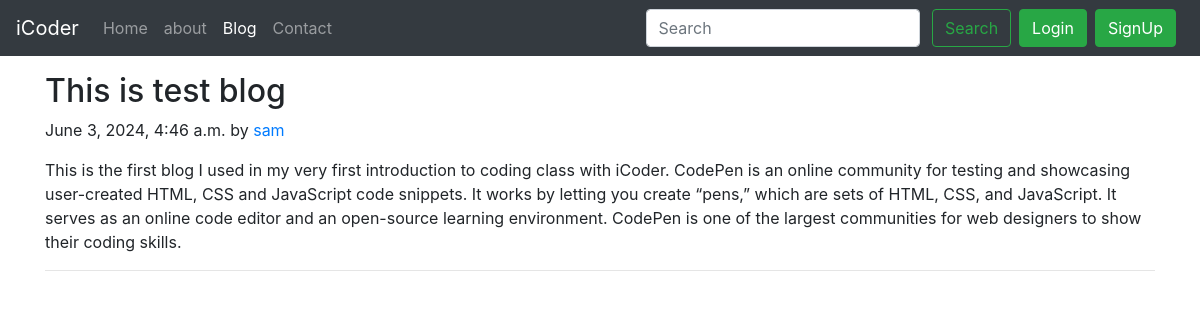
/blog/first-post, run on the app's committed database.
### blog/models.py (models this page shows, shortened)
class Post(models.Model):
    Sno=models.AutoField(primary_key=True)
    title=models.CharField(max_length=50)
    content=models.TextField()
    author=models.CharField(max_length=13)
    slug=models.CharField(max_length=130)
    timeStamp=models.DateTimeField(blank=True)

### blog/views.py (the view)
# urls.py: path('<str:slug>', views.blogPost, name='blogPost'),
def blogPost(request,slug):
    post=Post.objects.filter(slug=slug).first()
    context={'post':post}
    return render(request,'blog/blogPost.html',context)

### templates/blog/blogPost.html (shortened to what this page needs)
{% extends 'base.html'%}
{% block blogactive %}active{% endblock %}
{% block body %}
<div class="container my-3">
<div class="blog-post">
        <h2 class="blog-post-title">{{post.title}}</h2>
        <p class="blog-post-meta">{{post.timeStamp}} by <a href="#">{{post.author}}</a></p>
        <p>{{post.content}}</p>
        <hr>
      </div>
      </div>
 {% endblock %}

### data on the page
Post: title "This is test blog", timeStamp "June 3, 2024, 4:46 a.m.", author "sam", content "This is the first blog I used in my very first introduction to coding class with iCoder. CodePen is an online community for testing and showcasing user-created HTML, CSS and JavaScript code snippets. It works by letting you create “pens,” which are sets of HTML, CSS, and JavaScript. It serves as an online code editor and an open-source learning environment. CodePen is one of the largest communities for web designers to show their coding skills."
